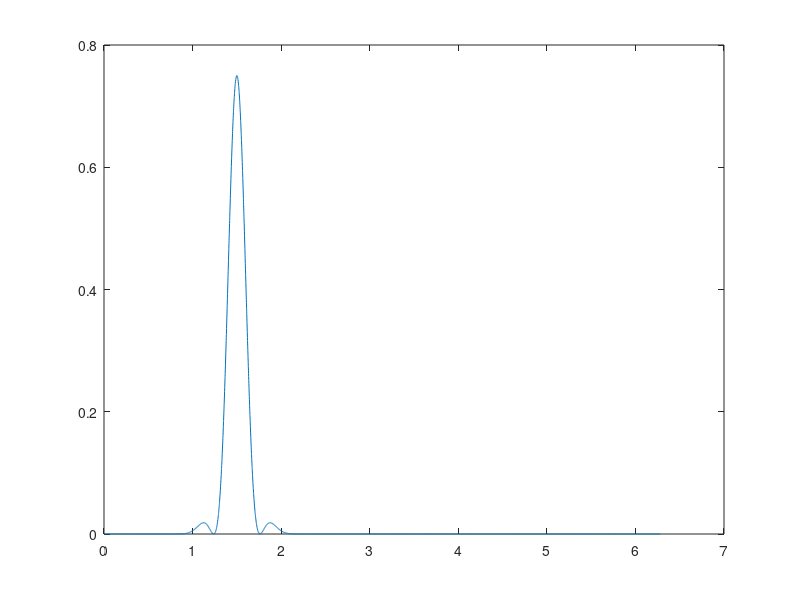

This figure's MATLAB source:
t = -0:0.0005:2*pi;
f = 0.75*cos(6*(t-1.5)).^2.*exp(-2*pi^2*(t-1.5).^2);

sampvec = sort(randi(length(t),1,floor(length(t)*0.5)));

newt = zeros(1,length(sampvec));
newf = newt;

newt(:) = t(sampvec);
newf(:) = f(sampvec);

plot(t,f,newt,newf)

fid = fopen('amplitudes.bin','w');
fwrite(fid,newf,'double');
fclose(fid);

fid = fopen('tempoamostras.bin','w');
fwrite(fid,newt,'double');
fclose(fid);

fid = fopen('amplitudes.bin','r');
a = fread(fid,[1 6283],'double');
fclose(fid);

fid = fopen('tempoamostras.bin','r')
b = fread(fid,[1 6283],'double');
fclose(fid);

plot(b,a)